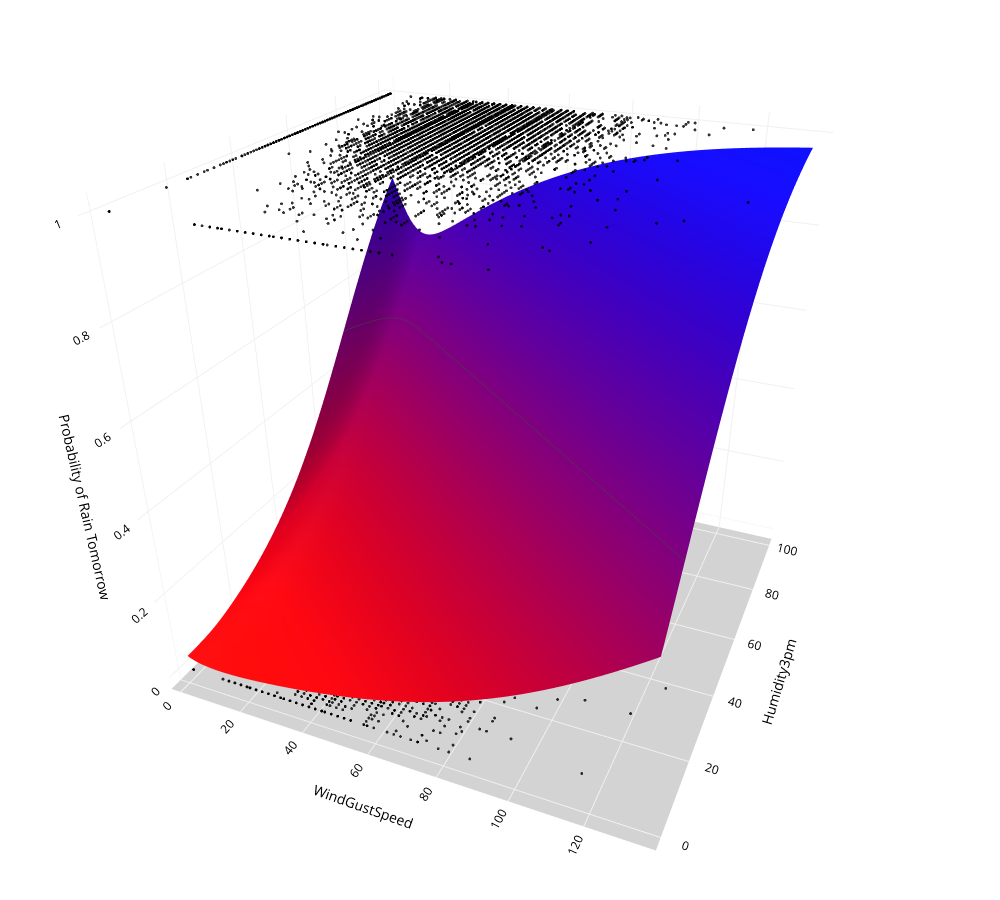

Source (notebook cell):
### Code cell
def Plot_3D(X, X_test, y_test, clf, x1, x2, mesh_size, margin):
            
    # Specify a size of the mesh to be used
    mesh_size=mesh_size
    margin=margin

    # Create a mesh grid on which we will run our model
    x_min, x_max = X.iloc[:, 0].min() - margin, X.iloc[:, 0].max() + margin
    y_min, y_max = X.iloc[:, 1].min() - margin, X.iloc[:, 1].max() + margin
    xrange = np.arange(x_min, x_max, mesh_size)
    yrange = np.arange(y_min, y_max, mesh_size)
    xx, yy = np.meshgrid(xrange, yrange)
            
    # Calculate Neural Network predictions on the grid
    Z = model2.predict(np.c_[xx.ravel(), yy.ravel()])
    Z = Z.reshape(xx.shape)

    # Create a 3D scatter plot
    fig = px.scatter_3d(x=X_test[x1], y=X_test[x2], z=y_test,
                     opacity=0.8, color_discrete_sequence=['black'], height=900, width=1000)

    # Set figure title and colors
    fig.update_layout(#title_text="Scatter 3D Plot with FF Neural Network Prediction Surface",
                      paper_bgcolor = 'white',
                      scene_camera=dict(up=dict(x=0, y=0, z=1), 
                                        center=dict(x=0, y=0, z=-0.1),
                                        eye=dict(x=0.75, y=-1.75, z=1)),
                                        margin=dict(l=0, r=0, b=0, t=0),
                      scene = dict(xaxis=dict(title=x1,
                                              backgroundcolor='white',
                                              color='black',
                                              gridcolor='#f0f0f0'),
                                   yaxis=dict(title=x2,
                                              backgroundcolor='white',
                                              color='black',
                                              gridcolor='#f0f0f0'
                                              ),
                                   zaxis=dict(title='Probability of Rain Tomorrow',
                                              backgroundcolor='lightgrey',
                                              color='black', 
                                              gridcolor='#f0f0f0', 
                                              )))
    
    # Update marker size
    fig.update_traces(marker=dict(size=1))

    # Add prediction plane
    fig.add_traces(go.Surface(x=xrange, y=yrange, z=Z, name='FF NN Prediction Plane',
                              colorscale='Bluered',
                              reversescale=True,
                              showscale=False, 
                              contours = {"z": {"show": True, "start": 0.5, "end": 0.9, "size": 0.5}}))
    fig.show()
    return fig


# Call the above function
fig = Plot_3D(X, X_test, y_test, model2, x1='WindGustSpeed', x2='Humidity3pm', mesh_size=1, margin=0)

### Figure 1 — Plotly figure (JSON) as saved in the notebook; plotly's stock layout.template omitted (floating-point values rounded to 4 significant figures; data arrays with more than 128 entries replaced by an {"elided": "..."} marker saying what was removed)
{"data": [{"hovertemplate": "x=%{x}<br>y=%{y}<br>z=%{z}<extra></extra>", "legendgroup": "", "marker": {"color": "black", "opacity": 0.8, "size": 1, "symbol": "circle"}, "mode": "markers", "name": "", "scene": "scene", "showlegend": false, "type": "scatter3d", "x": {"elided": "28439 int values"}, "y": {"elided": "28439 int values"}, "z": {"elided": "28439 int values"}}, {"colorscale": [[0, "rgb(0,0,255)"], [1, "rgb(255,0,0)"]], "contours": {"z": {"end": 0.9, "show": true, "size": 0.5, "start": 0.5}}, "name": "FF NN Prediction Plane", "reversescale": true, "showscale": false, "type": "surface", "x": {"elided": "134 int values"}, "y": [0, 1, 2, 3, 4, 5, 6, 7, 8, 9, 10, 11, 12, 13, 14, 15, 16, 17, 18, 19, 20, 21, 22, 23, 24, 25, 26, 27, 28, 29, 30, 31, 32, 33, 34, 35, 36, 37, 38, 39, 40, 41, 42, 43, 44, 45, 46, 47, 48, 49, 50, 51, 52, 53, 54, 55, 56, 57, 58, 59, 60, 61, 62, 63, 64, 65, 66, 67, 68, 69, 70, 71, 72, 73, 74, 75, 76, 77, 78, 79, 80, 81, 82, 83, 84, 85, 86, 87, 88, 89, 90, 91, 92, 93, 94, 95, 96, 97, 98, 99], "z": {"elided": "100x134 float values"}}], "layout": {"height": 900, "legend": {"tracegroupgap": 0}, "margin": {"b": 0, "l": 0, "r": 0, "t": 0}, "paper_bgcolor": "white", "scene": {"camera": {"center": {"x": 0, "y": 0, "z": -0.1}, "eye": {"x": 0.75, "y": -1.75, "z": 1}, "up": {"x": 0, "y": 0, "z": 1}}, "domain": {"x": [0, 1], "y": [0, 1]}, "xaxis": {"backgroundcolor": "white", "color": "black", "gridcolor": "#f0f0f0", "title": {"text": "WindGustSpeed"}}, "yaxis": {"backgroundcolor": "white", "color": "black", "gridcolor": "#f0f0f0", "title": {"text": "Humidity3pm"}}, "zaxis": {"backgroundcolor": "lightgrey", "color": "black", "gridcolor": "#f0f0f0", "title": {"text": "Probability of Rain Tomorrow"}}}, "width": 1000}}
